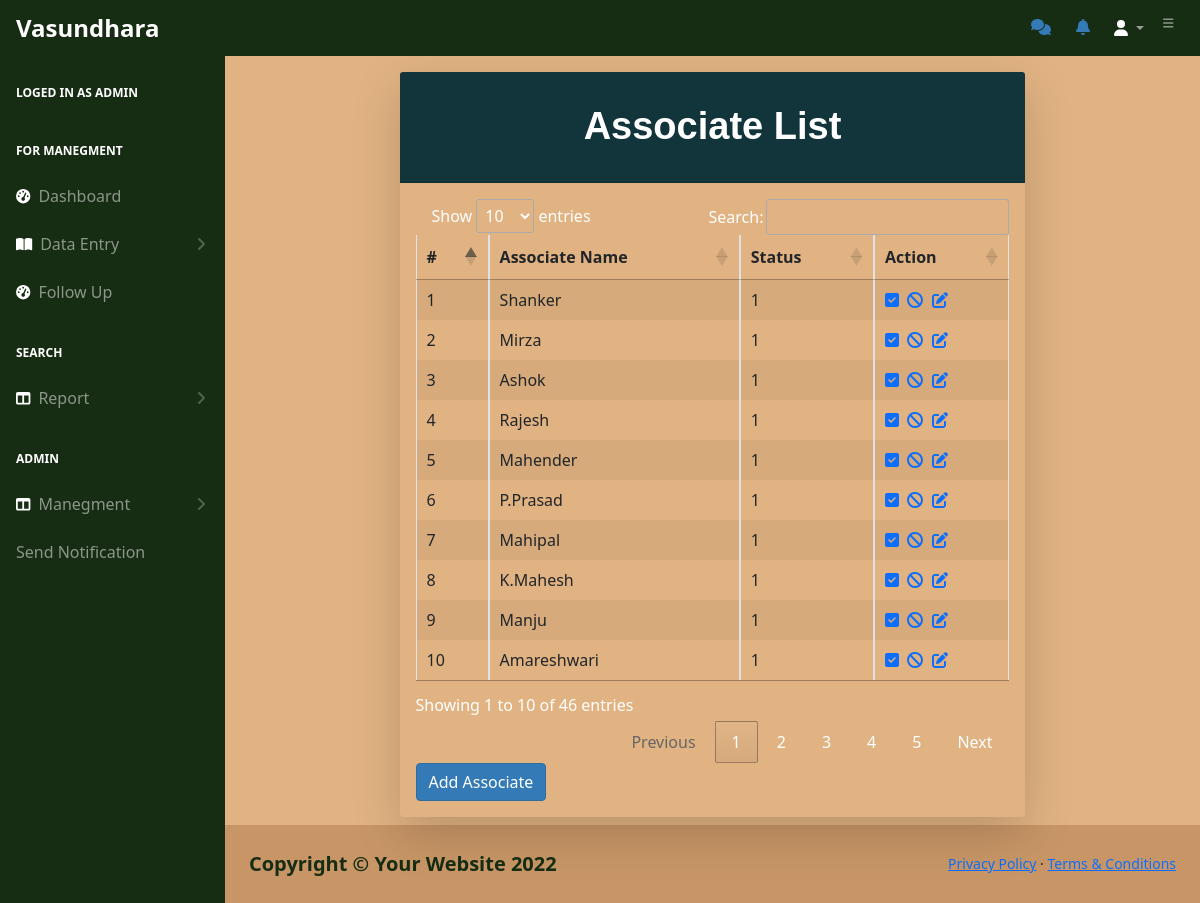
/assoread.php (signed in), run on the app's committed database.
### tables this page shows
CREATE TABLE `associate` (
  `id` int NOT NULL AUTO_INCREMENT,
  `name` varchar(50) NOT NULL,
  `status` varchar(1) DEFAULT '1',
  PRIMARY KEY (`id`)
);

### assoread.php (the view, shortened to what this page needs)
<!DOCTYPE html>
<html lang="en">
<head>
    <link href="https://cdn.jsdelivr.net/npm/simple-datatables@latest/dist/style.css" rel="stylesheet" />
    <link href="css/styles.css" rel="stylesheet" />
</head>
<body>
    <?php
   require_once "navbar.php";
    ?>
    <div id="layoutSidenav_content">
        <div id="layoutAuthentication_content">
            <main>
                <div class="container">
                    <div class="row justify-content-center">
                        <div class="col-lg-8">
                            <div class="card shadow-lg text-white border-0 rounded-lg mt-3 mb-2" style="width: auto;">
                                <div class="card-header">
                                    <h3 class="text-center font-weight-light text-info my-4">Associate List</h3>
                                </div>
                                <div class="card-body">
                                    <?php
                                    require_once "config.php";
                                    $sql = "SELECT * FROM associate;";
                                    if ($result = mysqli_query($link, $sql)) {
                                        if (mysqli_num_rows($result) > 0) {
                                            echo '<div id="myTableWrapper">';
                                            echo '<table class="table table-bordered table-striped table-sm" cellspacing="0" width="100%">';
                                            echo '<thead class="thead-dark">';
                                            echo "<tr >";
                                            echo "<th>#</th>";
                                            echo "<th>Associate Name</th>";
                                            echo "<th>Status</th>";
                                            echo "<th>Action</th>";
                                            echo "</tr>";
                                            echo "</thead>";
                                            echo "<tbody>";
                                            while ($row = mysqli_fetch_array($result)) {
                                                echo "<tr>";
                                                echo "<td>" . $row['id'] . "</td>";
                                                echo "<td>" . $row['name'] . "</td>";
                                                echo "<td>" . $row['status'] . "</td>";
                                                echo "<td>";
                                                echo '<a href="ajax.php?asde=' . $row['id'] . '" title="Enable user" data-toggle="tooltip"><span class="fa fa-check-square"></span></a>';
                                                echo '&nbsp&nbsp<a href="ajax.php?asdd=' . $row['id'] . '" class="mr-3" title="Disable user" data-toggle="tooltip"><span class="fa fa-ban"></span></a>';
                                                echo '&nbsp&nbsp<a href="updateass.php?uid=' . $row['id'] . '" class="mr-3" title="Update User" data-toggle="tooltip"><span class="fa fa-edit"></span></a>';
                                                echo "</td>";
                                                echo "</tr>";
                                            }
                                            echo "</tbody>";
                                            echo "</table>";
                                            echo '</div>';
                                            echo '<link rel="stylesheet" type="text/css" href="https://cdn.datatables.net/1.13.2/css/jquery.dataTables.css">';
                                        } else {
                                            echo '<div class="alert alert-danger"><em>No records were found.</em></div>';
                                        }
                                    } else {
                                        echo "Oops! Something went wrong. Please try again later.";
                                    }
                                    ?>
                                    <a class="btn btn-primary" href="addasso.php" role="button">Add Associate</a>
                                </div>
                            </div>
                        </div>
                    </div>
                </div>
            </main>
        </div>
        <div id="layoutAuthentication_footer">
            <footer class="py-4 bg-black mt-auto">
                <div class="container-fluid px-4">
                    <div class="d-flex align-items-center justify-content-between small">
                        <div class="text-muted">Copyright &copy; Your Website 2022</div>
                        <div>
                            <a href="#">Privacy Policy</a>
                            &middot;
                            <a href="#">Terms &amp; Conditions</a>
                        </div>
                    </div>
                </div>
            </footer>
        </div>
    </div>
</body>
</html>

### navbar.php (shortened to what this page needs)
<?php
$pageName = basename($_SERVER['PHP_SELF']);
if($pageName !== 'ajax.php' && $pageName !== 'activity.php'  && $pageName !== 'fetch_notifications.php') {
  if(isset($_SESSION["role"]) && $_SESSION["role"] == 1) {
      include('navadmn.php');
  } elseif (isset($_SESSION["role"]) && $_SESSION["role"] == 2) {
      include('navdatae.php');
  } else {
      include('navfm.php');
  }
}
if (!isset($_SESSION['toastShown'])) {
  echo '<head>
  <script src="https://ajax.googleapis.com/ajax/libs/jquery/3.5.1/jquery.min.js"></script>
  <script src="https://cdnjs.cloudflare.com/ajax/libs/popper.js/1.16.0/umd/popper.min.js"></script>
  <script src="https://maxcdn.bootstrapcdn.com/bootstrap/4.5.2/js/bootstrap.min.js"></script>
  <style>
#toast-container {
  position: fixed;
  top: 0;
  right: 0;
  z-index: 9999;
}
.toast {
  margin-top: 0.5rem;
}
.toast.alert .toast-header {
background-color: red;
color: white;
}
</style>
</head>';
}
?>

### navadmn.php (shortened to what this page needs)
<head>
    <link href="css/styles.css" rel="stylesheet" />
</head>
<body>
<nav class="sb-topnav navbar navbar-expand navbar-dark text-white">
    <a class="navbar-brand ps-3" href="index.php">Vasundhara</a>
    <ul class="navbar-nav ms-auto me-0 me-md-3 my-2 my-lg-0">
        <li class="nav-item">
            <div class="input-group">
            <button class="btn btn-link" type="button" id="groupChatModalBtn" data-bs-toggle="modal" data-bs-target="#chat-modal"><i class="fas fa-comments"></i></button>
            <button class="btn btn-link" type="button" id="inboxModalBtn" data-bs-toggle="modal" data-bs-target="#inboxModal"><i class="fas fa-bell"></i></button>
            </div>
        </li>
        <li class="nav-item dropdown">
            <a class="nav-link dropdown-toggle" id="navbarDropdown" href="#" role="button" data-bs-toggle="dropdown" aria-expanded="false"><i class="fas fa-user  fa-fw  text-white"></i></a>
        </li>
        <li class="nav-item">
            <button class="btn btn-link btn-sm order-1 order-lg-0 me-4 me-lg-0" id="sidebarToggle" href="#!"><i class="fas fa-bars"></i></button>
        </li>
    </ul>
</nav>
        <div id="layoutSidenav">
            <div id="layoutSidenav_nav">
                <nav class="sb-sidenav accordion sb-sidenav-dark" id="sidenavAccordion">
                    <div class="sb-sidenav-menu">
                        <div class="nav">
                        <div class="sb-sidenav-menu-heading  text-white"><?php  echo "Loged in as  ". $_SESSION["username"]?></div>
                        <div class="sb-sidenav-menu-heading  text-white">For Manegment</div>
                            <a class="nav-link" href="index.php">
                                <div class="sb-nav-link-icon"><i class="fas fa-tachometer-alt  text-white"></i></div>
                                Dashboard
                            </a>
                            <a class="nav-link collapsed" href="#" data-bs-toggle="collapse" data-bs-target="#collapsePages" aria-expanded="false" aria-controls="collapsePages">
                                <div class="sb-nav-link-icon"><i class="fas fa-book-open  text-white"></i></div>
                                Data Entry
                                <div class="sb-sidenav-collapse-arrow"><i class="fas fa-angle-down"></i></div>
                            </a>
                            <a class="nav-link" href="fup.php">
                                <div class="sb-nav-link-icon"><i class="fas fa-tachometer-alt  text-white"></i></div>
                                Follow Up
                            </a>
                            <div class="sb-sidenav-menu-heading  text-white">Search</div>
                            <a class="nav-link collapsed" href="#" data-bs-toggle="collapse" data-bs-target="#collapseLayouts" aria-expanded="false" aria-controls="collapseLayouts">
                                <div class="sb-nav-link-icon"><i class="fas fa-columns  text-white"></i></div>
                                Report
                                <div class="sb-sidenav-collapse-arrow"><i class="fas fa-angle-down"></i></div>
                            </a>
                                    <div class="sb-sidenav-menu-heading  text-white">Admin</div>
                            <a class="nav-link collapsed" href="#" data-bs-toggle="collapse" data-bs-target="#collapseLayout" aria-expanded="false" aria-controls="collapseLayout">
                                <div class="sb-nav-link-icon"><i class="fas fa-columns  text-white"></i></div>
                                Manegment
                                <div class="sb-sidenav-collapse-arrow"><i class="fas fa-angle-down"></i></div>
                            </a>
                            <a class="nav-link" href="mess.php">Send Notification</a>
                    </div>
                </nav>
            </div>
</body>

### navadmn.php (style rules this page uses)
.btn-primary { background-color: #ff7675; border-color: #ff7675; }
body { background-color: #eee }

### data on the page
associate: id "1", name "Shanker", status "1"
associate: id "2", name "Mirza", status "1"
associate: id "3", name "Ashok", status "1"
associate: id "4", name "Rajesh", status "1"
associate: id "5", name "Mahender", status "1"
associate: id "6", name "P.Prasad", status "1"
associate: id "7", name "Mahipal", status "1"
associate: id "8", name "K.Mahesh", status "1"
associate: id "9", name "Manju", status "1"
associate: id "10", name "Amareshwari", status "1"

### other printed values
$_SESSION["username"] "ADMIN"
